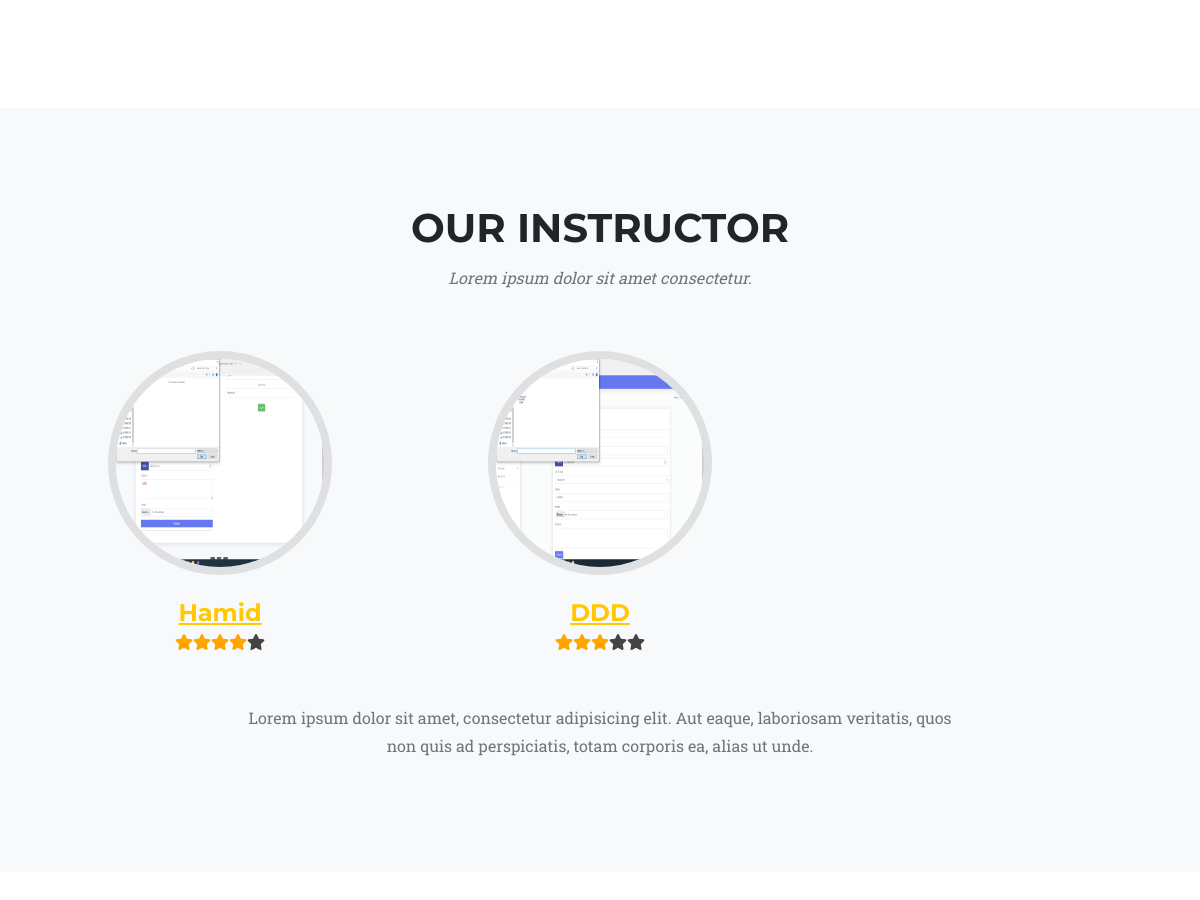
Before: / (middle part) with the older database file.
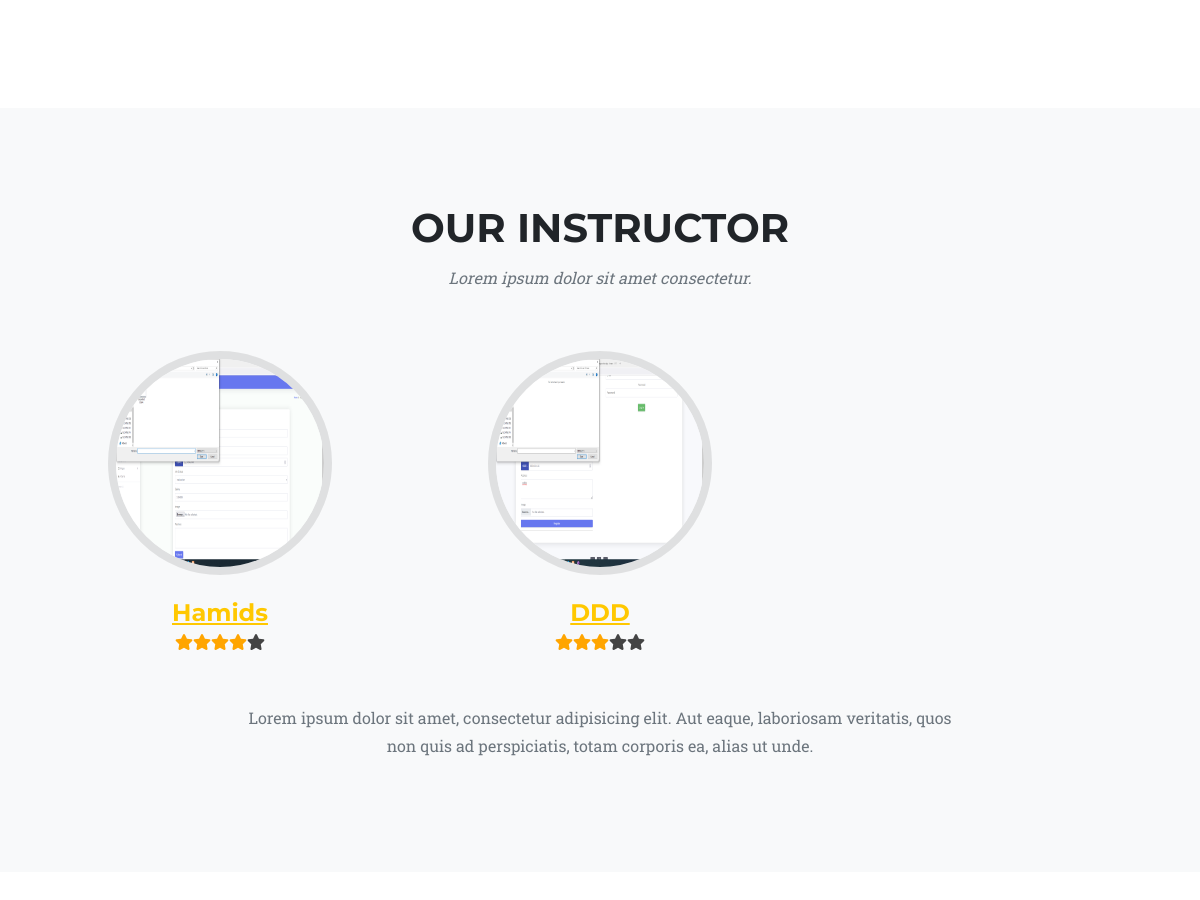
After: the same page with the newer database file.
### tables this page shows
CREATE TABLE `employee_table` (
  `emp_id` int(11) NOT NULL,
  `emp_name` varchar(200) NOT NULL,
  `emp_job_status` varchar(200) NOT NULL,
  `emp_email` varchar(200) NOT NULL,
  `emp_phone` varchar(200) NOT NULL,
  `emp_image` varchar(200) NOT NULL,
  `emp_salary` varchar(200) NOT NULL,
  `create_emp` timestamp NOT NULL DEFAULT current_timestamp(),
  `emp_address` text NOT NULL,
  `total_rat` int(11) DEFAULT NULL,
  `hit` int(11) DEFAULT NULL
);

### Classes/DB.php (called while the page is built, shortened)
<?php
class DB
{
    public $servername = "localhost";
    public $username = "root";
    public $password = "";
    public $dbname = "gym";
    public function connect(){
        $this->conn = new mysqli($this->servername, $this->username, $this->password, $this->dbname);
        if ($this->conn->connect_error) {
          die("Connection failed: " . $this->conn->connect_error);
        }
        else{
            return $msg =  "connected";
        }
    }
}
?>

### Classes/EmployeeClass.php (called while the page is built, shortened)
<?php
include_once 'db.php';
class EmployeeClass extends DB
{
        public function trainer()
        {
            $qry = "SELECT * from employee_table where emp_job_status = 'Instructtor'";
			$result = $this->conn->query($qry);
            return $result;
        }
}

### index.php (the view, shortened to what this page needs)
<?php include 'layouts/header.php';?>
        <section class="page-section" id="about">
        </section>
        <section class="page-section bg-light" id="team">
            <div class="container">
                <div class="text-center">
                    <h2 class="section-heading text-uppercase">Our Instructor</h2>
                    <h3 class="section-subheading text-muted">Lorem ipsum dolor sit amet consectetur.</h3>
                </div>
                <div class="row">
                    <?php
                     $data = $emp->trainer();
                     foreach ($data as $key => $value) {
                    ?>
                    <div class="col-lg-4">
                        <div class="team-member">
                            <a href="viewemployee.php?empid=<?php echo $value['emp_id'];?>">
                            <img class="mx-auto rounded-circle" src="admin/<?php echo $value['emp_image'];?>" alt="..." />
                            <h4><?php echo $value['emp_name'];?></h4>
                            <p class="text-muted">
              <?php  if ($value['total_rat'] ==NULL || $value['hit'] ==NULL) {
                  for ($i=0; $i < 5; $i++) {
                      echo '<span style="color:#444;" class="fa fa-star"></span>';
                      }
              }else{ $count = round($value['total_rat']/$value['hit']);
                  for ($i=0; $i < $count; $i++) {
                      echo '<span style="color: orange;" class="fa fa-star checked"></span>';
                      }
                      for ($i=0; $i < 5- $count; $i++) {
                       echo '<span style="color:#444;" class="fa fa-star"></span>';
                      }
              } ?>
              </p>
                        </a>
                        </div>
                    </div>
                  <?php } ?>
                </div>
                <div class="row">
                    <div class="col-lg-8 mx-auto text-center"><p class="large text-muted">Lorem ipsum dolor sit amet, consectetur adipisicing elit. Aut eaque, laboriosam veritatis, quos non quis ad perspiciatis, totam corporis ea, alias ut unde.</p></div>
                </div>
            </div>
        </section>
        <div class="py-5">
        </div>
        <?php include 'layouts/footer.php';?>

Changed rows visible on the page:
changed employee_table: emp_image: a different picture; emp_name "Hamid" → "Hamids"
changed employee_table "DDD": emp_image: a different picture
